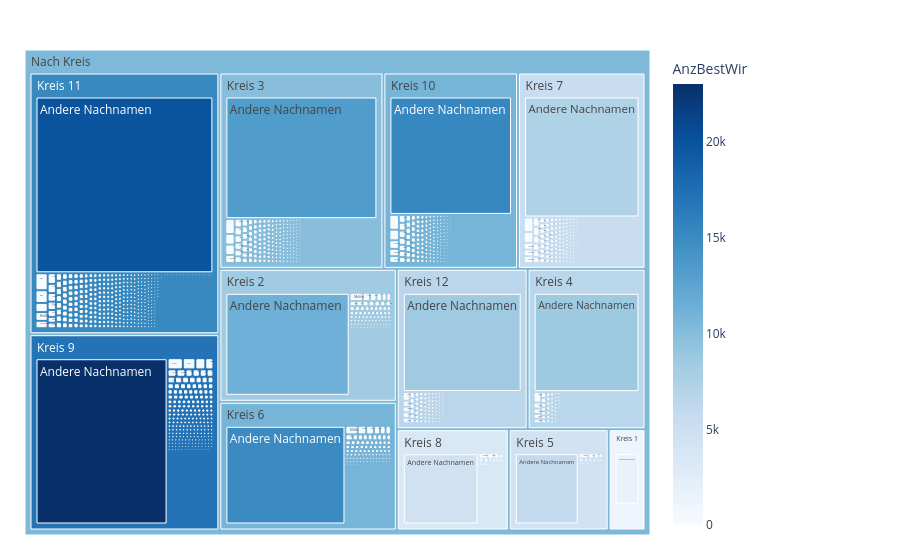

The code cell stored with this chart in its notebook:
### Code cell
df = sel_forpivot
fig = px.treemap(df, path=[px.Constant("Nach Kreis"), 'KreisLang', 'Nachname'], values='AnzBestWir',
                color='AnzBestWir', hover_data=['Nachname'],
                color_continuous_scale='blues')
                #color_continuous_midpoint=np.average(df['AnzBestWir'], weights=df['AnzBestWir']))
fig.update_traces(root_color="lightgrey")
fig.update_layout(margin = dict(t=50, l=25, r=250, b=25))
fig.show()

### Figure 1 — Plotly figure (JSON) as saved in the notebook; plotly's stock layout.template omitted (floating-point values rounded to 4 significant figures; data arrays with more than 128 entries replaced by an {"elided": "..."} marker saying what was removed)
{"data": [{"branchvalues": "total", "customdata": {"elided": "10182x2 mixed values"}, "domain": {"x": [0, 1], "y": [0, 1]}, "hovertemplate": "labels=%{label}<br>AnzBestWir_sum=%{value}<br>parent=%{parent}<br>id=%{id}<br>Nachname=%{customdata[0]}<br>AnzBestWir=%{color}<extra></extra>", "ids": {"elided": "10182 str values"}, "labels": {"elided": "10182 str values"}, "marker": {"coloraxis": "coloraxis", "colors": {"elided": "10182 float values"}}, "name": "", "parents": {"elided": "10182 str values"}, "root": {"color": "lightgrey"}, "type": "treemap", "values": {"elided": "10182 int values"}}], "layout": {"coloraxis": {"colorbar": {"title": {"text": "AnzBestWir"}}, "colorscale": [[0, "rgb(247,251,255)"], [0.125, "rgb(222,235,247)"], [0.25, "rgb(198,219,239)"], [0.375, "rgb(158,202,225)"], [0.5, "rgb(107,174,214)"], [0.625, "rgb(66,146,198)"], [0.75, "rgb(33,113,181)"], [0.875, "rgb(8,81,156)"], [1, "rgb(8,48,107)"]]}, "legend": {"tracegroupgap": 0}, "margin": {"b": 25, "l": 25, "r": 250, "t": 50}}}
